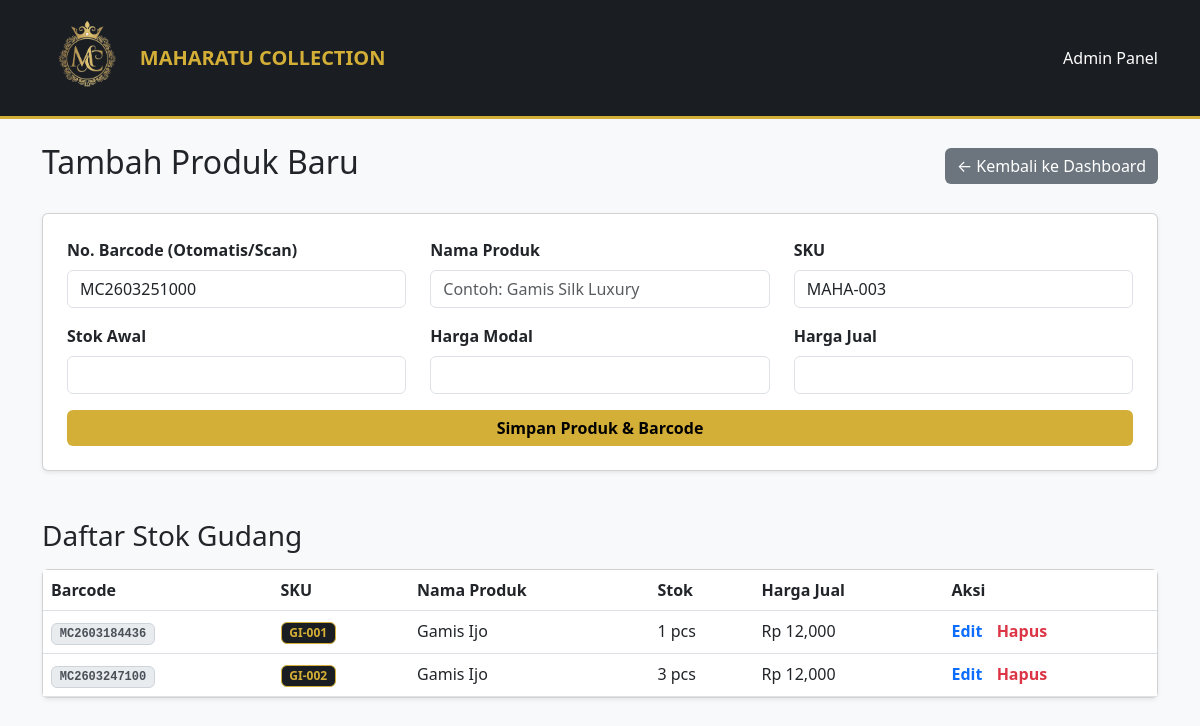
/admin/inventori (signed in), run on an earlier commit of the app's database.
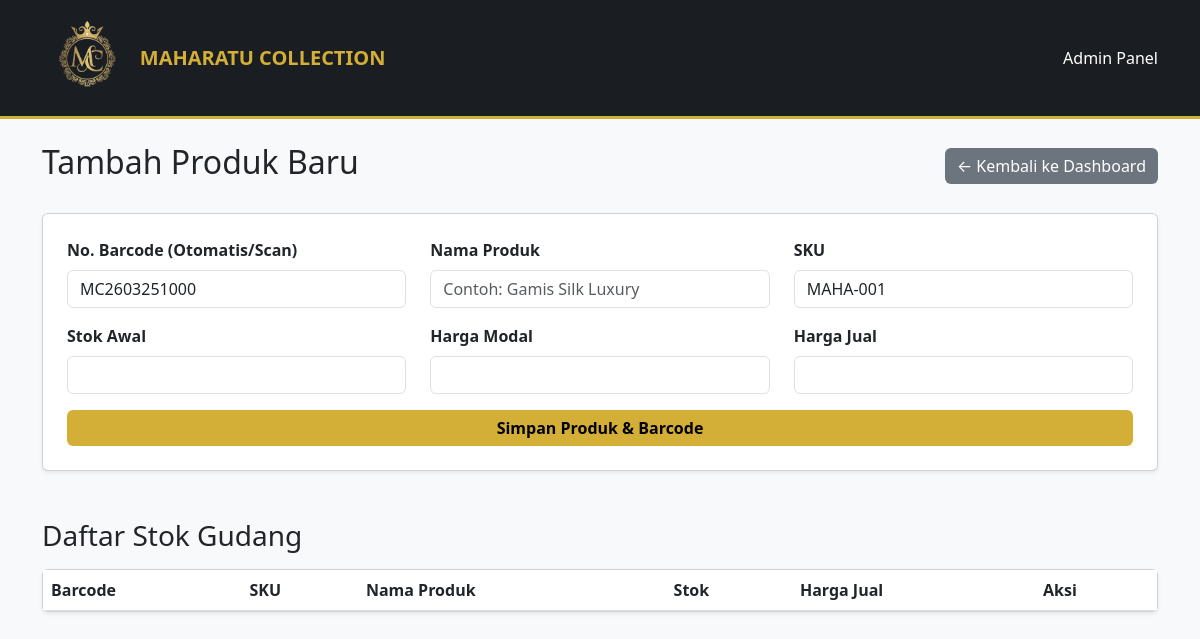
And on a later commit of the database.
### models.py (models this page shows)
class Produk(db.Model):
    id = db.Column(db.Integer, primary_key=True)
    nama = db.Column(db.String(100), nullable=False)
    sku = db.Column(db.String(20), unique=True)
    stok = db.Column(db.Integer, default=0)
    hpp = db.Column(db.Float, nullable=False)
    harga_jual = db.Column(db.Float, nullable=False)
    barcode = db.Column(db.String(100))

### app.py (the view)
@app.route('/admin/inventori')
@login_required
@owner_only
def inventori():
    daftar_produk = Produk.query.all()
    return render_template('inventori.html', produk=daftar_produk)

### app.py (called while the page is built)
def login_required(f):
    @wraps(f)
    def decorated_function(*args, **kwargs):
        if 'user_id' not in session:
            return redirect(url_for('login'))
        return f(*args, **kwargs)
    return decorated_function

def owner_only(f):
    @wraps(f)
    def decorated_function(*args, **kwargs):
        if session.get('role') != 'owner':
            return "Akses Ditolak! Menu ini hanya untuk Owner.", 403
        return f(*args, **kwargs)
    return decorated_function

### templates/inventori.html (shortened to what this page needs)
<!DOCTYPE html>
<html>
<head>
    <link rel="stylesheet" href="https://cdn.jsdelivr.net/npm/bootstrap@5.3.0/dist/css/bootstrap.min.css">
</head>
<body class="bg-light">
    <nav class="navbar navbar-dark mb-4">
        <div class="container">
            <a class="navbar-brand d-flex align-items-center" href="/">
                <img src="{{ url_for('static', filename='images/logo_mc.png') }}" alt="Logo" height="90" class="me-2">
                <span class="fw-bold" style="color: #d4af37;">MAHARATU COLLECTION</span>
            </a>
            <span class="navbar-text text-white">Admin Panel</span>
        </div>
    </nav>
    <div class="container mb-5">
        <div class="d-flex justify-content-between align-items-center mb-4">
            <h2>Tambah Produk Baru</h2>
            <a href="/" class="btn btn-secondary">← Kembali ke Dashboard</a>
        </div>
        <div class="card p-4 shadow-sm mb-5">
            <form action="/tambah_produk" method="POST">
                <div class="row">
                    <div class="col-md-4 mb-3">
                        <label class="form-label fw-bold">No. Barcode (Otomatis/Scan)</label>
                        <input type="text" name="barcode" id="barcode_input" class="form-control" placeholder="Generate otomatis..." autofocus>
                    </div>
                    <div class="col-md-4 mb-3">
                        <label class="form-label fw-bold">Nama Produk</label>
                        <input type="text" name="nama" class="form-control" placeholder="Contoh: Gamis Silk Luxury" required>
                    </div>
                    <div class="col-md-4 mb-3">
                        <label class="form-label fw-bold">SKU</label>
                        <input type="text" name="sku" id="sku_input" class="form-control" placeholder="MAHA-001" required>
                    </div>
                </div>
                <div class="row">
                    <div class="col-md-4 mb-3">
                        <label class="form-label fw-bold">Stok Awal</label>
                        <input type="number" name="stok" class="form-control" required>
                    </div>
                    <div class="col-md-4 mb-3">
                        <label class="form-label fw-bold">Harga Modal</label>
                        <input type="number" name="hpp" class="form-control" required>
                    </div>
                    <div class="col-md-4 mb-3">
                        <label class="form-label fw-bold">Harga Jual</label>
                        <input type="number" name="harga_jual" class="form-control" required>
                    </div>
                </div>
                <div class="d-grid">
                    <button type="submit" class="btn btn-success">Simpan Produk & Barcode</button>
                </div>
            </form>
        </div>
        <h3 class="mb-3">Daftar Stok Gudang</h3>
        <div class="card shadow-sm">
            <div class="table-responsive">
                <table class="table table-hover mb-0" id="tabel_produk">
                    <thead class="table-maharatu">
                        <tr>
                            <th>Barcode</th>
                            <th>SKU</th>
                            <th>Nama Produk</th>
                            <th>Stok</th>
                            <th>Harga Jual</th>
                            <th>Aksi</th>
                        </tr>
                    </thead>
                    <tbody>
                        {% for p in produk %}
                        <tr>
                            <td><span class="badge badge-barcode">{{ p.barcode if p.barcode else '-' }}</span></td>
                            <td><span class="badge badge-sku">{{ p.sku }}</span></td>
                            <td>{{ p.nama }}</td>
                            <td>{{ p.stok }} pcs</td>
                            <td>Rp {{ "{:,.0f}".format(p.harga_jual) }}</td>
                            <td>
                                <a href="#" class="btn-edit" data-bs-toggle="modal" data-bs-target="#editModal{{ p.id }}">Edit</a>
                                <a href="/hapus_produk/{{ p.id }}" class="btn-delete" onclick="return confirm('Hapus {{ p.nama }}?')">Hapus</a>
                            </td>
                        </tr>
                        {% endfor %}
                    </tbody>
                </table>
            </div>
        </div>
    </div>
</body>
</html>

### templates/inventori.html (style rules this page uses)
.navbar { background-color: #1a1d21; border-bottom: 3px solid #d4af37; }
.btn-secondary { background-color: #6c757d; border: none; }
.btn-success { background-color: #d4af37; border: none; color: black; font-weight: bold; }

What changed in the data, as far as the page shows it:
removed Produk: barcode "MC2603184436", sku "GI-001", nama "Gamis Ijo", stok "1", harga_jual "12,000"
removed Produk: barcode "MC2603247100", sku "GI-002", nama "Gamis Ijo", stok "3", harga_jual "12,000"
Also different on the page:
form field sku: "MAHA-003" → "MAHA-001"
